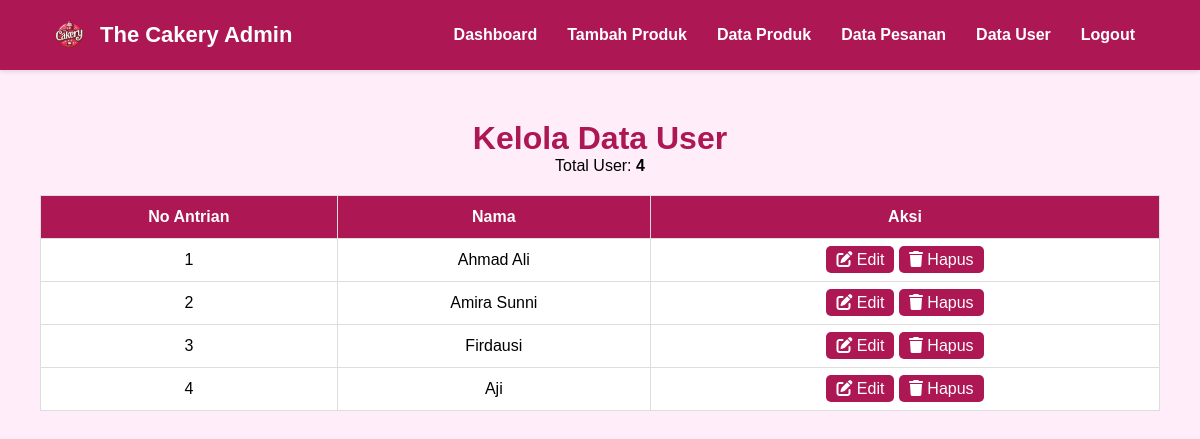
Screenshot of /admin/users_admin.php with the database file from the repository.
### tables this page shows
CREATE TABLE `tb_users` (
  `id_pesanan` varchar(255) NOT NULL,
  `no_antrian` int(11) NOT NULL,
  `nama_pelanggan` varchar(255) NOT NULL
);

### admin/users_admin.php (the view, shortened to what this page needs)
<?php
include 'koneksi.php';
$query = "SELECT * FROM tb_users";
$result = mysqli_query($koneksi, $query);
$jumlah_user = mysqli_fetch_assoc(mysqli_query($koneksi, "SELECT COUNT(*) as total FROM tb_users"))['total'];
?>
<!DOCTYPE html>
<html lang="no_antrian">
<head>
    <link rel="stylesheet" href="https://cdnjs.cloudflare.com/ajax/libs/font-awesome/6.5.0/css/all.min.css">
</head>
<body>
    <?php include 'navmenu.php'; ?>
    <h1>Kelola Data User</h1>
    <div class="user-info">
        <p>Total User: <strong><?php echo $jumlah_user; ?></strong></p>
    </div>
    <table>
        <thead>
            <tr>
                <th>No Antrian</th>
                <th>Nama</th>
                <th>Aksi</th>
            </tr>
        </thead>
        <tbody>
            <?php while($row = mysqli_fetch_assoc($result)) { ?>
            <tr>
                <td><?php echo htmlspecialchars($row['no_antrian']); ?></td>
                <td><?php echo htmlspecialchars($row['nama_pelanggan']); ?></td>
                <td>
                    <a href="edit_user.php?id=<?php echo $row['no_antrian']; ?>" class="btn-action btn-edit"><i class="fas fa-edit"></i> Edit</a>
                    <a href="hapus_user.php?id=<?php echo $row['no_antrian']; ?>" class="btn-action btn-delete" onclick="return confirm('Yakin ingin hapus user ini?');"><i class="fas fa-trash"></i> Hapus</a>
                </td>
            </tr>
            <?php } ?>
        </tbody>
    </table>
</body>
</html>

### admin/users_admin.php (style rules this page uses)
body { font-family: Arial, sans-serif; margin: 20px; background: #FFEDFA; }
h1 { text-align: center; color: #AC1754; }
.user-info { margin-bottom: 20px; text-align: center; }
table { width: 100%; border-collapse: collapse; margin-top: 20px; background: white; }
th, td { padding: 12px; border: 1px solid #ddd; text-align: center; }
th { background: #AC1754; color: white; }
.btn-action { padding: 5px 10px; border-radius: 5px; text-decoration: none; color: white; }
.btn-edit { background: #AC1754; }
.btn-delete { background: #AC1754; }

### admin/navmenu.php (style rules this page uses)
* { margin: 0; padding: 0; box-sizing: border-box; font-family: 'Arial', sans-serif; }
body { background-color: #FFEDFA; padding: 100px 20px 20px; }

### rows the page displays
tb_users: no_antrian "1", nama_pelanggan "Ahmad Ali"
tb_users: no_antrian "2", nama_pelanggan "Amira Sunni"
tb_users: no_antrian "3", nama_pelanggan "Firdausi"
tb_users: no_antrian "4", nama_pelanggan "Aji"

### other values shown
$jumlah_user "4"
